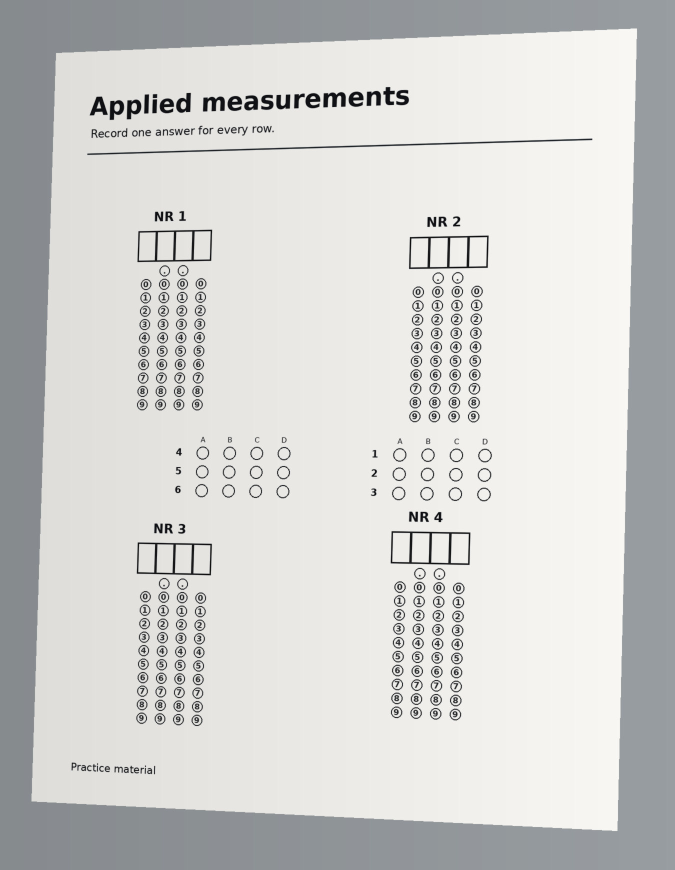
#> input picture development/fixtures/alberta-phone-blank.jpg, 1350 x 1740 px (shown at 1/2 size)
$ python stress_prep.py ../../../development/fixtures/alberta-phone-blank.jpg out.png
#> lines starting #> are read from the running program, lines starting #| are printed output that depends on the picture
"""Generate local stress rasters from a supplied image; keep the outputs private."""
import argparse,json,cv2,numpy as np
from pathlib import Path
p=argparse.ArgumentParser();p.add_argument('photo');p.add_argument('out');a=p.parse_args();out=Path(a.out).resolve();out.mkdir(exist_ok=True,parents=True);im=cv2.imread(a.photo,0);assert im is not None;h,w=im.shape;s=min(1,2000/h,2000/w);im=cv2.resize(im,(round(w*s),round(h*s)),interpolation=cv2.INTER_AREA);h,w=im.shape
#> after `h, w = im.shape`: h = 1740; w = 1350
#> after `s = min(1, 2000 / h, 2000 / w)`: s = 1
corners=np.float32([[0,0],[w-1,0],[w-1,h-1],[0,h-1]]);rows=[]
def emit(label,gray):
 path=out/(label+'.raw');path.write_bytes(gray.tobytes());rows.append(dict(id=label,w=gray.shape[1],h=gray.shape[0],path=str(path)))
emit('original',im);emit('half_resolution',cv2.resize(im,(w//2,h//2),interpolation=cv2.INTER_AREA));emit('rotation_5deg',cv2.warpAffine(im,cv2.getRotationMatrix2D((w/2,h/2),5,1),(w,h),borderValue=248));
#> call 2 of emit, with label = 'half_resolution'
#> in emit (call 2), `path.write_bytes(gray.tobytes())`:
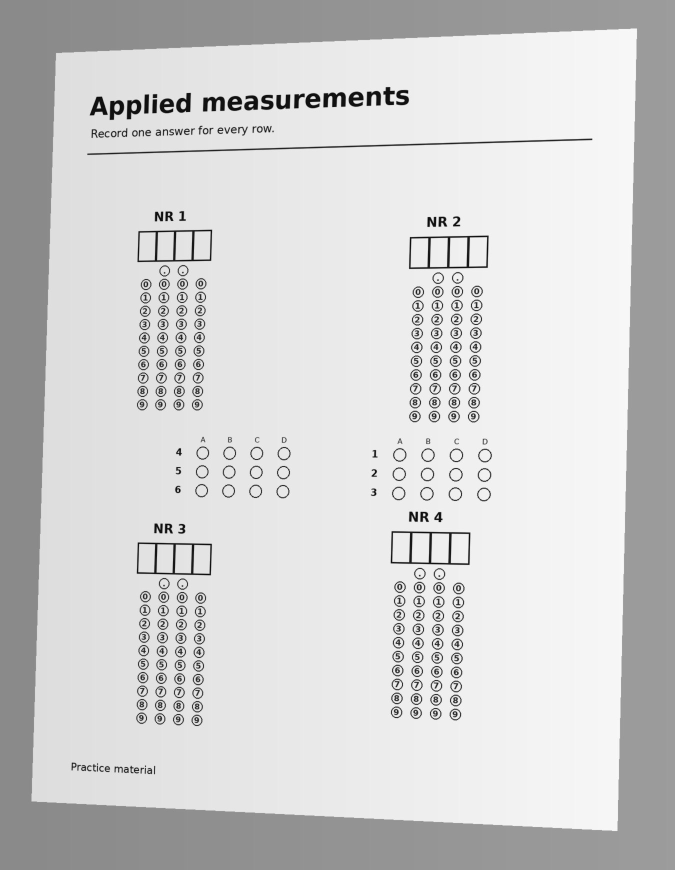
#> gray: shape (870, 675); min 10, max 250, mean 208.8
#> call 3 of emit, with label = 'rotation_5deg'
#> in emit (call 3), `path.write_bytes(gray.tobytes())`:
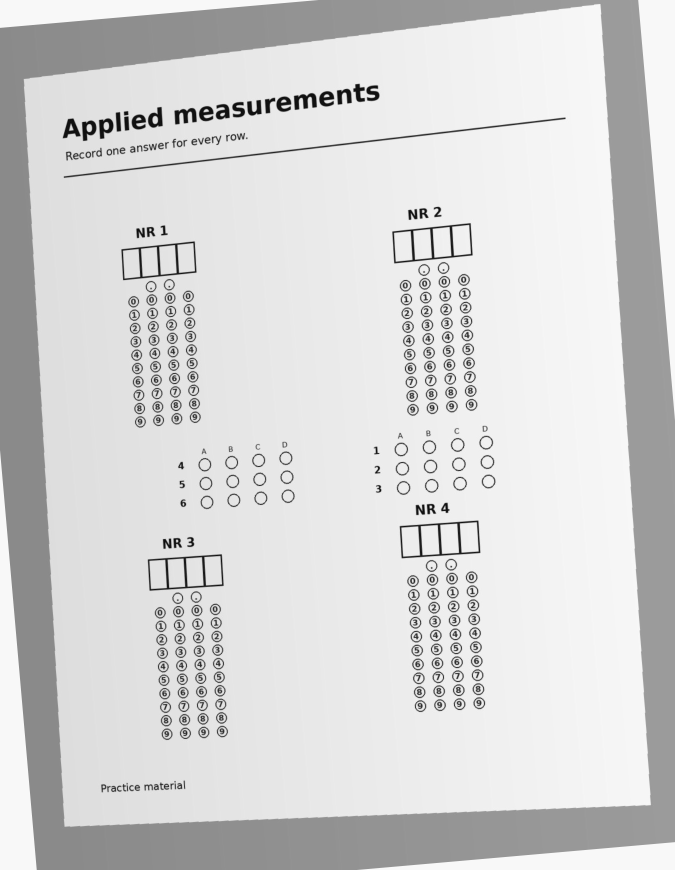
#> gray: shape (1740, 1350) (shown at 1/2 size); min 3, max 252, mean 213
for k in [.035,.08]:
 dst=np.float32([[w*k,h*k],[w*(1-k),0],[w-1,h*(1-k)],[0,h-1]]);emit(f'perspective_{k}',cv2.warpPerspective(im,cv2.getPerspectiveTransform(corners,dst),(w,h),borderValue=248))
emit('blank',np.full((h,w),248,np.uint8));(out/'manifest.json').write_text(json.dumps(rows))
#> in emit (call 6), `path.write_bytes(gray.tobytes())`: gray: shape (1740, 1350); every value is 248

$ run again, on development/fixtures/top-portfolio-camera-blank.jpg
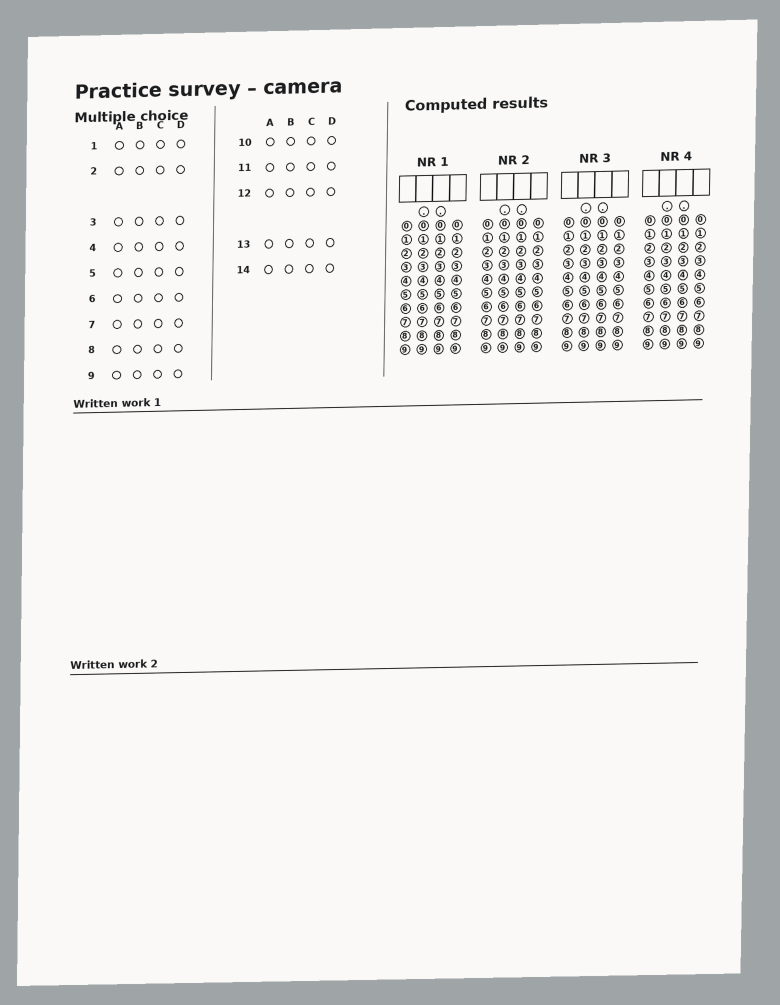
#> input picture development/fixtures/top-portfolio-camera-blank.jpg, 1560 x 2010 px (shown at 1/2 size)
#> im: shape (2000, 1552)
#> in emit (call 2), `path.write_bytes(gray.tobytes())`:
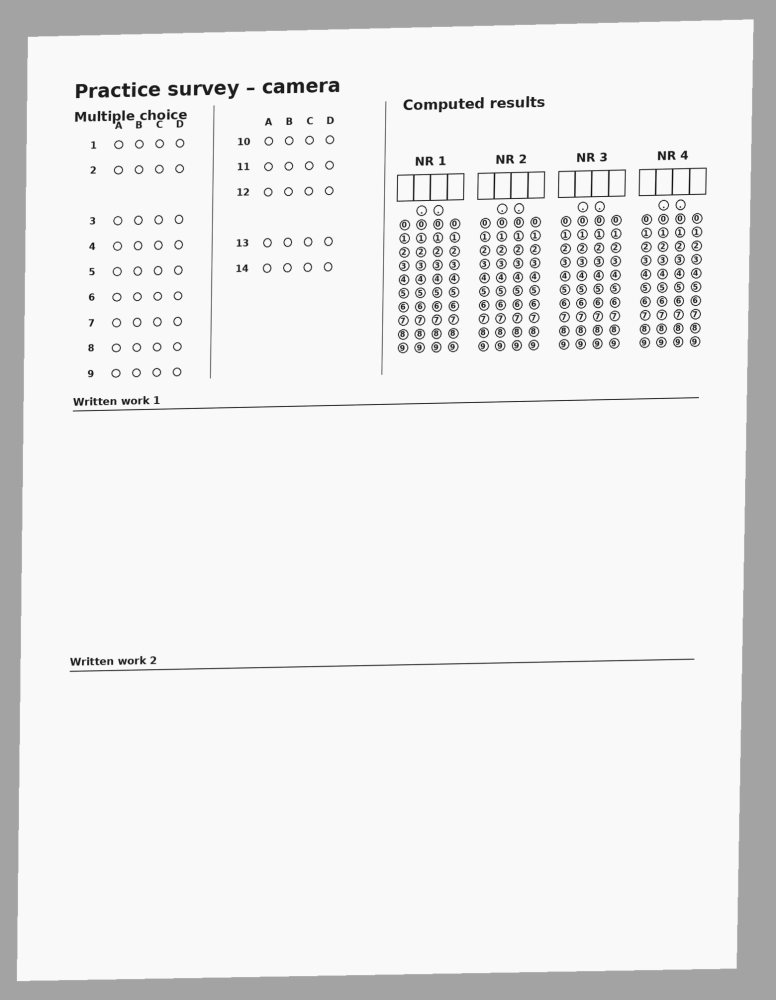
#> gray: shape (1000, 776); min 17, max 252, mean 234.4
#> in emit (call 3), `path.write_bytes(gray.tobytes())`:
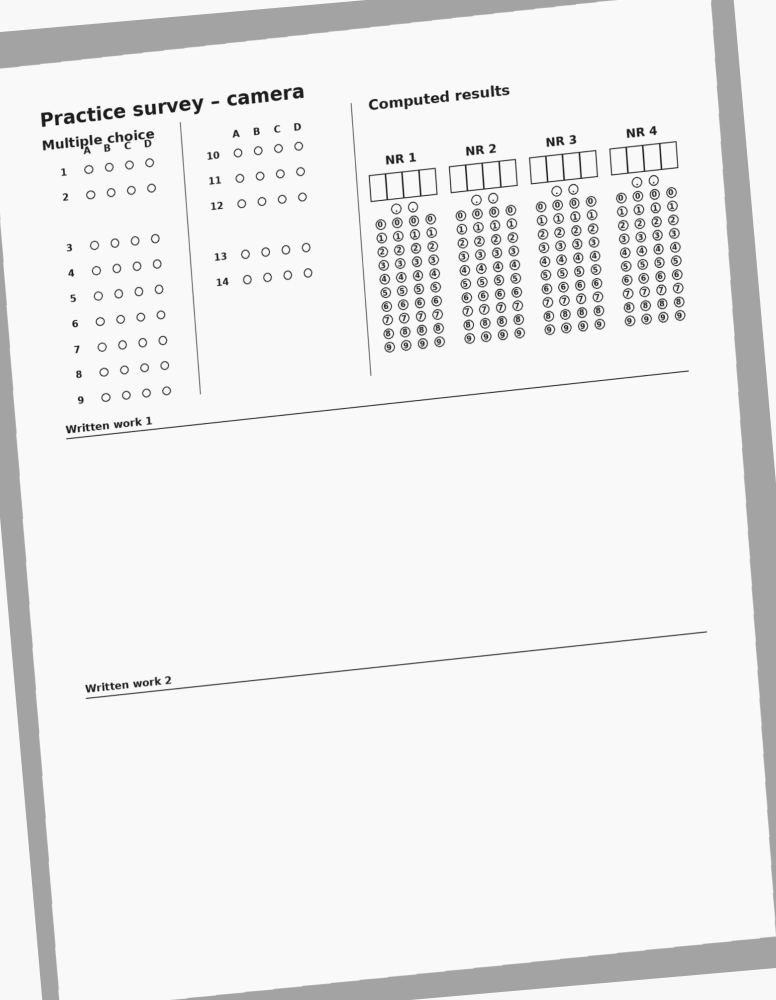
#> gray: shape (2000, 1552) (shown at 1/2 size); min 9, max 255, mean 237.7
#> gray: shape (2000, 1552); every value is 248
